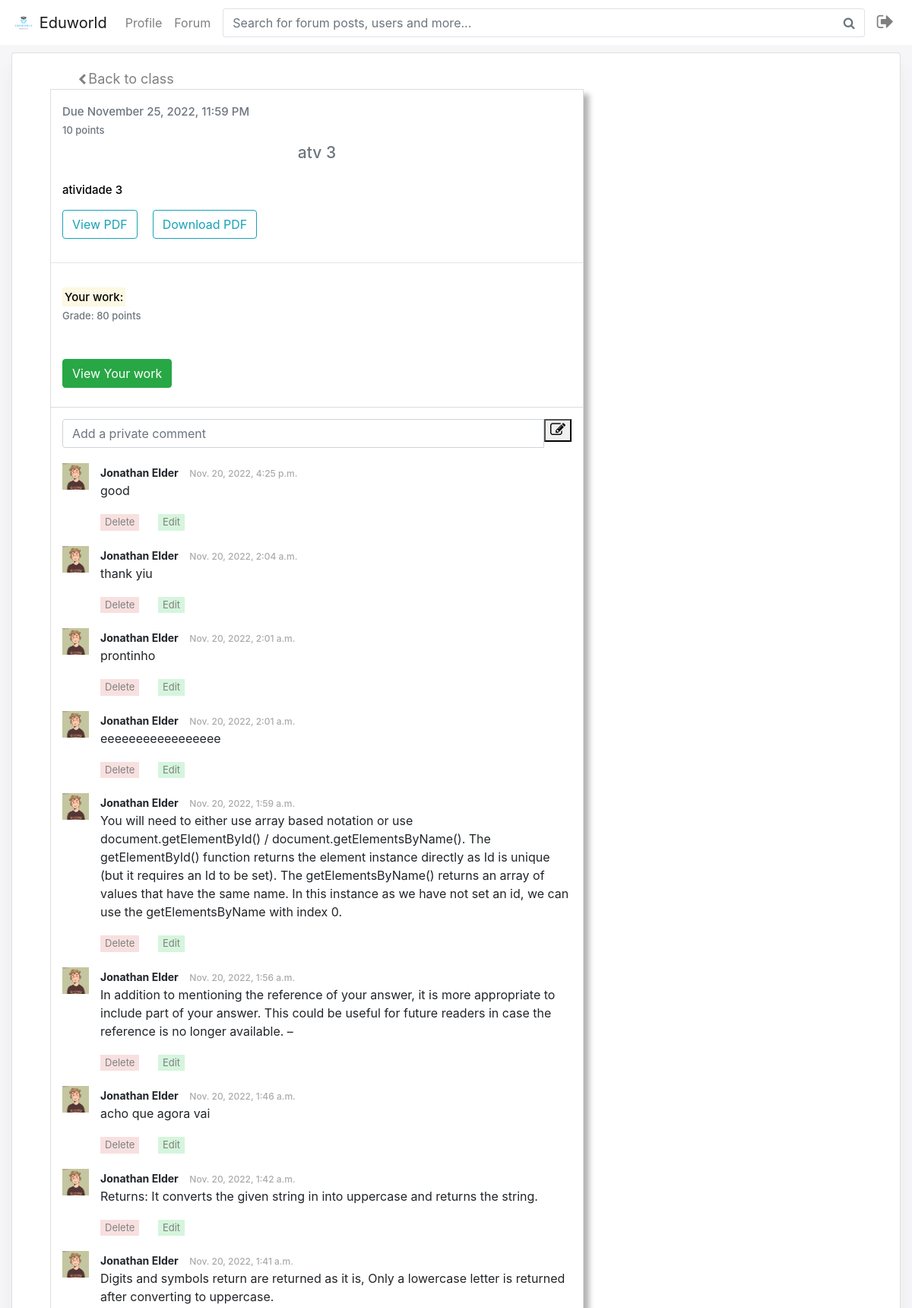
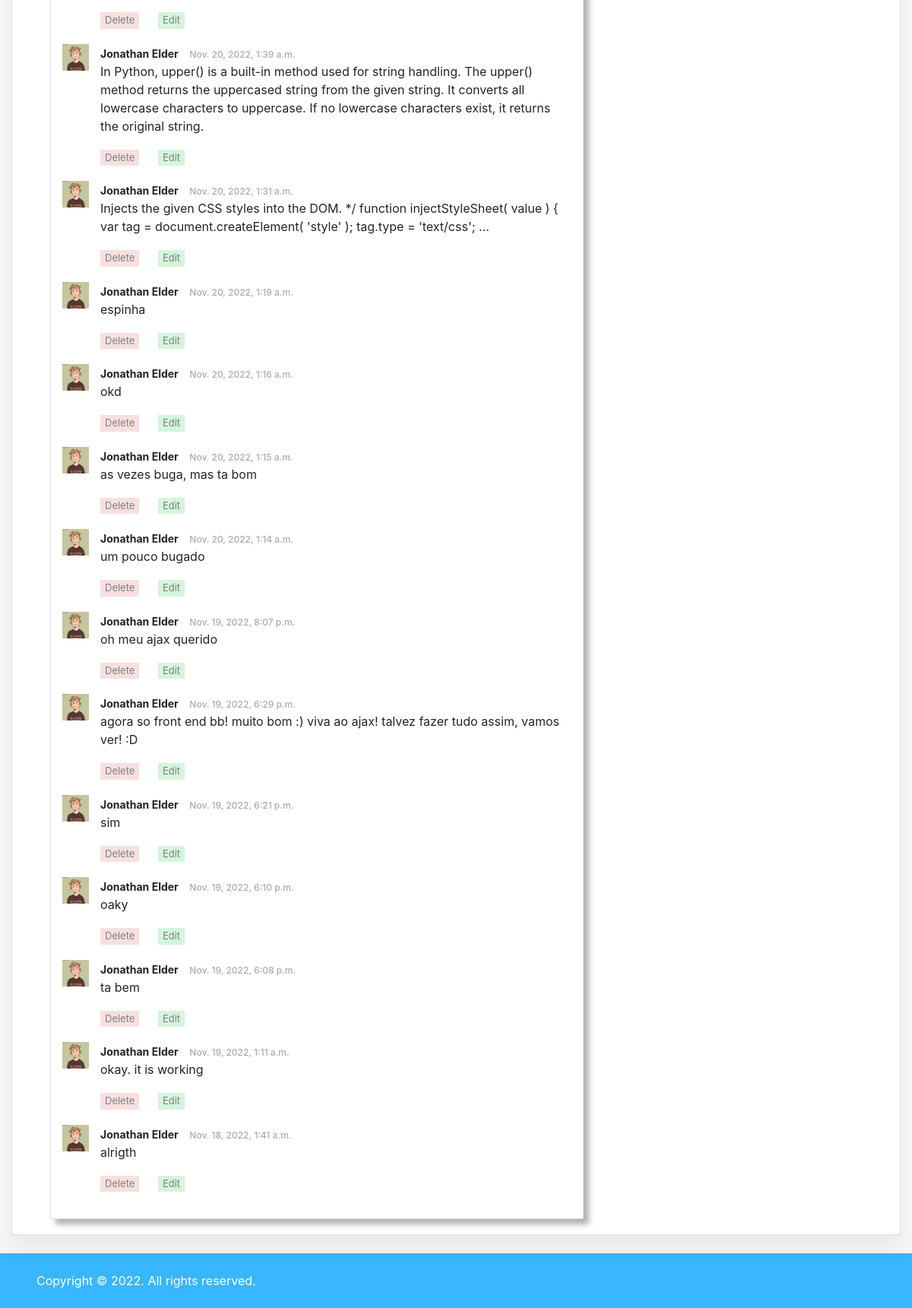
/assignment/2 (signed in), run on the app's committed database (2 pictures, top to bottom).
### eduworld/models.py (models this page shows, shortened)
class PDFAssignments(models.Model):
    id = models.IntegerField(primary_key=True) # ID do assign
    classe = models.ForeignKey(Classe, on_delete=models.CASCADE, related_name="ClasseId") # Em qual classe o post esta
    pdf = models.FileField(null=True, blank=True, upload_to="pdfs/")
    titulo = models.CharField(max_length=500, blank=True, null=True)
    descrição = models.TextField(blank=True, null=True) # Post em si
    due_date = models.CharField(max_length=500, blank=True, null=True)
    due_hour = models.CharField(max_length=500, blank=True, null=True)
    points = models.IntegerField()

class StatusAluno(models.Model):
    aluno = models.ForeignKey(User, on_delete=models.CASCADE, related_name="ALUNO")
    atividadePDF = models.ForeignKey(PDFAssignments, on_delete=models.CASCADE, related_name="PDF")
    status = models.CharField(max_length=26, choices=STATUS, default='Not submitted yet')
    grade = models.IntegerField(blank=True, null=True)
    gradeLetter = models.CharField(max_length=3, blank=True, null=True)
    pdf = models.FileField(null=True, blank=True, upload_to="pdfs/")
    data_de_envio = models.CharField(max_length=500, blank=True, null=True)

class PrivateComments(models.Model):
    id = models.IntegerField(primary_key=True) # ID do post
    aluno = models.ForeignKey(User, on_delete=models.CASCADE, related_name="aluninho")
    atividade = models.ForeignKey(PDFAssignments, on_delete=models.CASCADE, related_name="atvd")
    texto = models.TextField() # Post em si
    data = models.DateTimeField(default=datetime.datetime.now)
    has_reply = models.BooleanField(default=False)

### eduworld/views.py (the view, shortened to what this page needs)
# urls.py: path("assignment/<int:pk>", views.assignment, name="assignment"),
@login_required
def assignment(request, pk):
    if not is_complete(request.user.id):
        return HttpResponseRedirect(reverse("complete", args=[request.user.id]))
    r = False
    assigment = PDFAssignments.objects.filter(id=pk).values()
    status = StatusAluno.objects.filter(aluno=request.user.id, atividadePDF_id = pk).values()
    comments = PrivateComments.objects.filter(aluno=request.user.id, atividade_id = pk).values().order_by('-data')
    nome = Aluno.objects.filter(usuario=request.user.id).values('name', 'last_name')
    nome = f"{nome[0]['name']} {nome[0]['last_name']}"
    foto = Complementos.objects.filter(usuario=request.user.id).values('foto')
    replies = ReplyPrivateComments.objects.filter(atividade_id = pk).values()
    if not status or not assigment:
        return HttpResponseRedirect(reverse("index"))
    if r:
        return render(request, "eduworld/assignment.html", {"assigment":assigment, "status":status,
                                                            "message": "Document successfully attached.",
                                                            "tipo": "success", "comments":comments, "nome":nome, "foto":foto[0]['foto'],
                                                            "pk":pk, "replies":replies})
    return render(request, "eduworld/assignment.html", {"assigment":assigment, "status":status, "comments":comments, "nome":nome, "foto":foto[0]['foto'],
                                                        "pk":pk, "replies":replies})

### eduworld/views.py (called while the page is built)
def is_complete(pk):
    aluno = Aluno.objects.filter(usuario=pk).values('completo')
    prof = Teacher.objects.filter(usuario=pk).values('completo')
    if aluno or prof:
        return True
    else:
        return False

### eduworld/templates/eduworld/assignment.html (shortened to what this page needs)
{% extends "eduworld/layoutLOG.html" %}
{% load static %}
{% block body %}
{% for a in assigment %}
  <div class="container-fluid" style="padding-top:10px;">
    <div class="row">
      <div class="col-12">
        <div class="card">
          <div class="card-body">
            <div class="row">
              <div class="col-sm-3">
                <div class="d-flex justify-content-center">
                  <a  href="{% url 'classroom' a.classe_id %}" class="classe">
                    <span class="data_menu">
                      <i style="font-size:15px;" class="fa fa-chevron-left" aria-hidden="true"></i>
                      <span style="font-size:18px;"> Back to class</span><br>
                    </span>
                  </a>
                </div>
              </div>
            </div>
              <div class="container bootstrap snippets bootdey">
                  <div class="col-sm-8">
                      <div class="panel panel-white post panel-shadow">
                          <div class="post-heading">
                                    <h6 class="text-muted time" style="font-size:15px;">Due {{a.due_date}}, {{a.due_hour}}</h6>
                                    <h6 class="text-muted time" style="font-size:13px;">{{a.points}} points</h6>
                                    <h6 class="text-muted time" style="text-align:center; font-size:21px;">{{a.titulo}}</h6>
                                    <h6 class="text-muted time" style="font-size:15px; padding-top:20px;">
                                      <span style="color:black;">{{a.descrição}}</span>
                                    </h6>
                            </div>
                            <br><br>
                            <div class="post-description">
                              {% if a.pdf %}
                              <form action="/media/{{a.pdf}}" target="_blank">
                                <input class="btn btn-outline-info sm" style="float: left;" type="submit" value="View PDF" />
                              </form>
                              <a style="margin-left: 20px;" href="/media/{{a.pdf}}" download class="btn btn-outline-info">
                                Download PDF</a>
                              {% endif %}
                              {% endfor %}
                          </div>
                          <hr>
                          <div class="post-heading">
                            <h6 class="text-muted time" style="font-size:15px;"><mark>Your work:</mark></h6>
                            {% for item in status %}
                            {% if item.pdf %}
                              {% if item.grade %}
                                <h6 class="text-muted time" style="font-size:13px;"> Grade: {{item.grade}} points</h6>
                              {% else %}
                                <h6 class="text-muted time" style="font-size:13px;"> Not yet graded</h6>
                              {% endif %}
                            {% endif %}
                          </div>
                        {% if item.status == 'Missed' %}
                        <div class="post-description">Missed.</div>
                        {% else %}
                            {% if not item.pdf %}
                            <div class="post-description">
                              <form method="POST" enctype="multipart/form-data">
                                {% csrf_token %}
                                <input type="file" name="updatpdf" type="submit" value="+ Add attachment" />
                                <input class="btn btn-success sm" type="submit" value="+ Add attachment" name="salvarpdf"></input>
                              </form>
                          </div>
                          {% else %}
                          <div class="post-description">
                            <form action="/media/{{item.pdf}}" target="_blank">
                              <input class="btn btn-success sm" style="float: left;" type="submit" value="View Your work" />
                            </form>
                        </div>
                          {% endif %}
                      {% endif %}
                        {% endfor %}
                        <br><br>
                          <div class="post-footer" id="main-content-section">
                            {% include 'eduworld/privatecomments.html' %}
                          </div>
                      </div>
                  </div>
              </div>
          </div>
        </div>
      </div>
    </div>
  </div>
{% endblock %}

### eduworld/templates/eduworld/layoutLOG.html (shortened to what this page needs)
{% load static %}
<!DOCTYPE html>
<html lang="en">
    <head>
        <link rel="stylesheet" href="https://stackpath.bootstrapcdn.com/bootstrap/4.4.1/css/bootstrap.min.css">
        <link rel="stylesheet" href="{% static 'eduworld/styles.css' %}">
        <link rel="stylesheet" href="https://stackpath.bootstrapcdn.com/bootstrap/4.5.0/css/bootstrap.min.css">
        <link rel="stylesheet" href="https://maxcdn.bootstrapcdn.com/font-awesome/4.7.0/css/font-awesome.min.css">
        <link rel="stylesheet" type="text/css" href="//netdna.bootstrapcdn.com/font-awesome/4.1.0/css/font-awesome.min.css">
        <link rel="stylesheet" href="//cdn.materialdesignicons.com/3.7.95/css/materialdesignicons.min.css">
        <link href="https://maxcdn.bootstrapcdn.com/font-awesome/4.3.0/css/font-awesome.min.css" rel="stylesheet">
        <link rel="stylesheet" href="https://cdnjs.cloudflare.com/ajax/libs/simple-line-icons/2.4.1/css/simple-line-icons.css" />
    </head>
    <body style=" background: #f6f5f7">
        <nav class="navbar navbar-expand-md navbar-light bg-faded" style="background:#fff">
            <a class="navbar-brand" href="{% url 'index' %}">
                <img src="{% static 'eduworld/logotipo.png' %}" width="30" height="30" class="d-inline-block align-top" alt="">
                Eduworld
            </a>
            <div class="navbar-collapse collapse" id="navbar5">
                <ul class="navbar-nav">
                    <li class="nav-item">
                        <a class="nav-link" href="{% url 'profile' user.id %}">Profile</a>
                    </li>
                    <li class="nav-item">
                        <a class="nav-link" href="{% url 'forum' %}">Forum</a>
                    </li>
                </ul>
                <form class="mx-2 my-auto d-inline w-100" action="{% url 'search' %}" method="post">
                    <div class="input-group">
                        <input name="busca" type="text" class="form-control border border-right-0" placeholder="Search for forum posts, users and more..." autocomplete="off">
                        <span class="input-group-append">
                            <button class="btn btn-outline-secondary border border-left-0" type="button">
                                <i class="fa fa-search"></i>
                            </button>
                        </span>
                    </div>
                </form>
                <ul class="navbar-nav">
                    <div class="navbar-nav ms-auto">
                        <a href="{% url 'logout' %}" class="nav-item nav-link"><i class="fa fa-sign-out" style="font-size:24px"></i></a>
                    </div>
                </ul>
            </div>
        </nav>
            {% block body %}
            {% endblock %}
            {% if user.is_authenticated %}
            <br>
            <footer
          class="d-flex flex-column flex-md-row text-center text-md-start justify-content-between py-4 px-4 px-xl-5 cor"
          >
          <div class="text-white mb-3 mb-md-0">
            Copyright © 2022. All rights reserved.
          </div>
        </footer>
        {% endif %}
    </body>
</html>

### eduworld/templates/eduworld/privatecomments.html (shortened to what this page needs)
<form class="privateComment" id='myForm'>
    <div class="input-group">
        <input class="form-control" placeholder="Add a private comment" type="text" name="comentario" autocomplete="off" id="novocomentario">
        <span class="input-group-addon">
            <button type="submit" name="cmtprivate" id="cmtprivate"><i class="fa fa-edit" style="font-size:20px;"></i></button>
        </span>
    </div>
</form>
<ul class="comments-list">
    {% if comments %}
    {% for comment in comments %}
      <li class="comment">
          <div class="pull-left">
              <img class="avatar" src="/media/{{foto}}" alt="avatar">
          </div>
          <div class="comment-body">
              <div class="comment-heading">
                  <h4 class="user">{{nome}}</h4>
                  <h5 class="time">{{comment.data}}&nbsp;&nbsp;<span style="color:green; text-decoration:underline;" class="apagado" id="{{comment.id}}-info"><strong>Edited just now!</strong></span></h5>
              </div>
              <p class="commentbody" id="{{comment.id}}-comentario">{{comment.texto}}</p>
              <form method="post" action="{% url 'assignment' pk %}" style="float: left;" id="{{comment.id}}-deletebtn">
                <button type="submit" style="color:gray;" name="deletar" value="{{comment.id}}" class="deletar">Delete</button>
              </form>
              <div  style="margin-left: 20px; float: left;" id="{{comment.id}}-branco">
              </div>
              <form method="" action="" id="{{comment.id}}-edit">
                <button type="submit" style="color:gray;" name="editar" value="{{comment.id}}" class="editar" data-sid="">Edit</button>
              </form>
          </div>
      </li>
      {% endfor %}
      {% endif %}
</ul>

### eduworld/static/eduworld/styles.css (style rules this page uses)
body { background: #f6f5f7; }
.cor { background-color:#38b6ff; border:0; }
.data_menu { color:grey; }
.form-control { font-size: 15px; }
.form-control, .form-control:focus, .input-group-text { border-color: #e1e1e1; }
.form-control, .btn { border-radius: 3px; }
body { margin-top:20px; }
.classe { color: grey; font-size:0.65em; }
.card { box-shadow: 0 0.15rem 1.75rem 0 rgb(33 40 50 / 15%); }
.form-control, .dataTable-input { display: block; width: 100%; padding: 0.875rem 1.125rem; font-size: 0.875rem; font-weight: 400; line-height: 1; color: #69707a; background-color: #fff; background-clip: padding-box; border: 1px solid #c5ccd6; -webkit-appearance: none; -moz-appearance: none; appearance: none; border-radius: 0.35rem; transition: border-color 0.15s ease-in-out, box-shadow 0.15s ease-in-out; }
.panel-shadow { box-shadow: rgba(0, 0, 0, 0.3) 7px 7px 7px; }
.panel-white { border: 1px solid #dddddd; }
.post .post-heading { height: 95px; padding: 20px 15px; }
.post .post-description { padding: 15px; }
.post .post-footer { border-top: 1px solid #ddd; padding: 15px; }
.post .post-footer .comments-list { padding: 0; margin-top: 20px; list-style-type: none; }
.post .post-footer .comments-list .comment { display: block; width: 100%; margin: 20px 0; }
.post .post-footer .comments-list .comment .avatar { width: 35px; height: 35px; }
.post .post-footer .comments-list .comment .comment-heading { display: block; width: 100%; }
.post .post-footer .comments-list .comment .comment-heading .user { font-size: 14px; font-weight: bold; display: inline; margin-top: 0; margin-right: 10px; }
.post .post-footer .comments-list .comment .comment-heading .time { font-size: 12px; color: #aaa; margin-top: 0; display: inline; }
.post .post-footer .comments-list .comment .comment-body { margin-left: 50px; }
.deletar { border:none; font-size:13px; background-color:#f7e0df; }
.editar { border:none; font-size:13px; background-color:#d5f5dd; }
.card { box-shadow: 0 20px 27px 0 rgb(0 0 0 / 5%); }
.card { position: relative; display: flex; flex-direction: column; min-width: 0; word-wrap: break-word; background-color: #fff; background-clip: border-box; border: 0 solid rgba(0,0,0,.125); border-radius: 1rem; }

### data on the page
PDFAssignments: due_date "November 25, 2022", due_hour "11:59 PM", points "10", titulo "atv 3", descrição "atividade 3"
StatusAluno: grade "80"
PrivateComments: nome "Jonathan Elder", data "Nov. 20, 2022, 4:25 p.m.", texto "good", {{ comment.id }} 42 (drawn)
PrivateComments: nome "Jonathan Elder", data "Nov. 20, 2022, 2:04 a.m.", texto "thank yiu", {{ comment.id }} 41 (drawn)
PrivateComments: nome "Jonathan Elder", data "Nov. 20, 2022, 2:01 a.m.", texto "prontinho", {{ comment.id }} 39 (drawn)
PrivateComments: nome "Jonathan Elder", data "Nov. 20, 2022, 2:01 a.m.", texto "eeeeeeeeeeeeeeeee", {{ comment.id }} 38 (drawn)
PrivateComments: nome "Jonathan Elder", data "Nov. 20, 2022, 1:59 a.m.", texto "You will need to either use array based notation or use document.getElementById() / document.getElementsByName(). The getElementById() function returns the element instance directly as Id is unique (but it requires an Id to be set). The getElementsByName() returns an array of values that have the same name. In this instance as we have not set an id, we can use the getElementsByName with index 0.", {{ comment.id }} 37 (drawn)
PrivateComments: nome "Jonathan Elder", data "Nov. 20, 2022, 1:56 a.m.", texto "In addition to mentioning the reference of your answer, it is more appropriate to include part of your answer. This could be useful for future readers in case the reference is no longer available. –", {{ comment.id }} 35 (drawn)
PrivateComments: nome "Jonathan Elder", data "Nov. 20, 2022, 1:46 a.m.", texto "acho que agora vai", {{ comment.id }} 34 (drawn)
PrivateComments: nome "Jonathan Elder", data "Nov. 20, 2022, 1:42 a.m.", texto "Returns: It converts the given string in into uppercase and returns the string.", {{ comment.id }} 33 (drawn)
PrivateComments: nome "Jonathan Elder", data "Nov. 20, 2022, 1:41 a.m.", texto "Digits and symbols return are returned as it is, Only a lowercase letter is returned after converting to uppercase.", {{ comment.id }} 32 (drawn)
PrivateComments: nome "Jonathan Elder", data "Nov. 20, 2022, 1:39 a.m.", texto "In Python, upper() is a built-in method used for string handling. The upper() method returns the uppercased string from the given string. It converts all lowercase characters to uppercase. If no lowercase characters exist, it returns the original string.", {{ comment.id }} 31 (drawn)
PrivateComments: nome "Jonathan Elder", data "Nov. 20, 2022, 1:31 a.m.", texto "Injects the given CSS styles into the DOM. */ function injectStyleSheet( value ) { var tag = document.createElement( 'style' ); tag.type = 'text/css'; ...", {{ comment.id }} 30 (drawn)
PrivateComments: nome "Jonathan Elder", data "Nov. 20, 2022, 1:19 a.m.", texto "espinha", {{ comment.id }} 27 (drawn)
PrivateComments: nome "Jonathan Elder", data "Nov. 20, 2022, 1:16 a.m.", texto "okd", {{ comment.id }} 26 (drawn)
PrivateComments: nome "Jonathan Elder", data "Nov. 20, 2022, 1:15 a.m.", texto "as vezes buga, mas ta bom", {{ comment.id }} 25 (drawn)
PrivateComments: nome "Jonathan Elder", data "Nov. 20, 2022, 1:14 a.m.", texto "um pouco bugado", {{ comment.id }} 24 (drawn)
PrivateComments: nome "Jonathan Elder", data "Nov. 19, 2022, 8:07 p.m.", texto "oh meu ajax querido", {{ comment.id }} 23 (drawn)
PrivateComments: nome "Jonathan Elder", data "Nov. 19, 2022, 6:29 p.m.", texto "agora so front end bb! muito bom :) viva ao ajax! talvez fazer tudo assim, vamos ver! :D", {{ comment.id }} 20 (drawn)
PrivateComments: nome "Jonathan Elder", data "Nov. 19, 2022, 6:21 p.m.", texto "sim", {{ comment.id }} 19 (drawn)
PrivateComments: nome "Jonathan Elder", data "Nov. 19, 2022, 6:10 p.m.", texto "oaky", {{ comment.id }} 11 (drawn)
PrivateComments: nome "Jonathan Elder", data "Nov. 19, 2022, 6:08 p.m.", texto "ta bem", {{ comment.id }} 8 (drawn)
PrivateComments: nome "Jonathan Elder", data "Nov. 19, 2022, 1:11 a.m.", texto "okay. it is working", {{ comment.id }} 3 (drawn)
PrivateComments: nome "Jonathan Elder", data "Nov. 18, 2022, 1:41 a.m.", texto "alrigth", {{ comment.id }} 1 (drawn)
